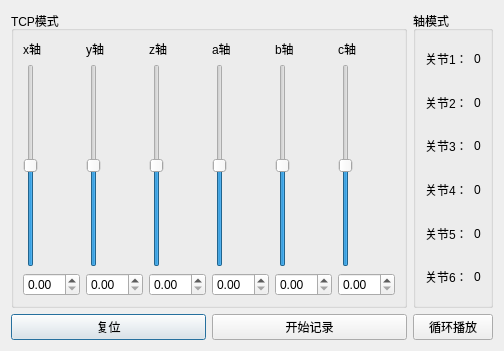
<?xml version="1.0" encoding="UTF-8"?>
<ui version="4.0">
 <class>SixJoints</class>
 <widget class="QDialog" name="SixJoints">
  <property name="geometry">
   <rect>
    <x>0</x>
    <y>0</y>
    <width>499</width>
    <height>351</height>
   </rect>
  </property>
  <property name="windowTitle">
   <string>轴控制模式</string>
  </property>
  <layout class="QGridLayout" name="gridLayout_3">
   <item row="0" column="0" colspan="2">
    <widget class="QGroupBox" name="groupBoxTCP">
     <property name="title">
      <string>TCP模式</string>
     </property>
     <layout class="QGridLayout" name="gridLayout">
      <item row="0" column="0">
       <widget class="QLabel" name="label_15">
        <property name="layoutDirection">
         <enum>Qt::RightToLeft</enum>
        </property>
        <property name="text">
         <string>x轴</string>
        </property>
        <property name="alignment">
         <set>Qt::AlignLeading|Qt::AlignLeft|Qt::AlignVCenter</set>
        </property>
       </widget>
      </item>
      <item row="0" column="3">
       <widget class="QLabel" name="label_13">
        <property name="text">
         <string>a轴</string>
        </property>
       </widget>
      </item>
      <item row="1" column="0">
       <widget class="QSlider" name="verticalSliderTCP1">
        <property name="minimum">
         <number>-50</number>
        </property>
        <property name="maximum">
         <number>50</number>
        </property>
        <property name="orientation">
         <enum>Qt::Vertical</enum>
        </property>
       </widget>
      </item>
      <item row="1" column="5">
       <widget class="QSlider" name="verticalSliderTCP6">
        <property name="minimum">
         <number>-50</number>
        </property>
        <property name="maximum">
         <number>50</number>
        </property>
        <property name="orientation">
         <enum>Qt::Vertical</enum>
        </property>
       </widget>
      </item>
      <item row="1" column="1">
       <widget class="QSlider" name="verticalSliderTCP2">
        <property name="minimum">
         <number>-50</number>
        </property>
        <property name="maximum">
         <number>50</number>
        </property>
        <property name="orientation">
         <enum>Qt::Vertical</enum>
        </property>
       </widget>
      </item>
      <item row="2" column="0">
       <widget class="QDoubleSpinBox" name="doubleSpinBoxTCP1"/>
      </item>
      <item row="0" column="2">
       <widget class="QLabel" name="label_14">
        <property name="text">
         <string>z轴</string>
        </property>
       </widget>
      </item>
      <item row="2" column="1">
       <widget class="QDoubleSpinBox" name="doubleSpinBoxTCP2"/>
      </item>
      <item row="1" column="2">
       <widget class="QSlider" name="verticalSliderTCP3">
        <property name="minimum">
         <number>-50</number>
        </property>
        <property name="maximum">
         <number>50</number>
        </property>
        <property name="orientation">
         <enum>Qt::Vertical</enum>
        </property>
       </widget>
      </item>
      <item row="0" column="1">
       <widget class="QLabel" name="label_17">
        <property name="text">
         <string>y轴</string>
        </property>
        <property name="alignment">
         <set>Qt::AlignLeading|Qt::AlignLeft|Qt::AlignVCenter</set>
        </property>
       </widget>
      </item>
      <item row="0" column="4">
       <widget class="QLabel" name="label_16">
        <property name="text">
         <string>b轴</string>
        </property>
       </widget>
      </item>
      <item row="0" column="5">
       <widget class="QLabel" name="label_18">
        <property name="text">
         <string>c轴</string>
        </property>
       </widget>
      </item>
      <item row="1" column="3">
       <widget class="QSlider" name="verticalSliderTCP4">
        <property name="minimum">
         <number>-50</number>
        </property>
        <property name="maximum">
         <number>50</number>
        </property>
        <property name="orientation">
         <enum>Qt::Vertical</enum>
        </property>
       </widget>
      </item>
      <item row="1" column="4">
       <widget class="QSlider" name="verticalSliderTCP5">
        <property name="minimum">
         <number>-50</number>
        </property>
        <property name="maximum">
         <number>50</number>
        </property>
        <property name="orientation">
         <enum>Qt::Vertical</enum>
        </property>
       </widget>
      </item>
      <item row="2" column="2">
       <widget class="QDoubleSpinBox" name="doubleSpinBoxTCP3"/>
      </item>
      <item row="2" column="4">
       <widget class="QDoubleSpinBox" name="doubleSpinBoxTCP5"/>
      </item>
      <item row="2" column="3">
       <widget class="QDoubleSpinBox" name="doubleSpinBoxTCP4"/>
      </item>
      <item row="2" column="5">
       <widget class="QDoubleSpinBox" name="doubleSpinBoxTCP6"/>
      </item>
     </layout>
     <zorder>label_13</zorder>
     <zorder>verticalSliderTCP1</zorder>
     <zorder>verticalSliderTCP2</zorder>
     <zorder>label_18</zorder>
     <zorder>label_16</zorder>
     <zorder>label_15</zorder>
     <zorder>label_14</zorder>
     <zorder>label_17</zorder>
     <zorder>verticalSliderTCP4</zorder>
     <zorder>verticalSliderTCP5</zorder>
     <zorder>verticalSliderTCP6</zorder>
     <zorder>verticalSliderTCP3</zorder>
     <zorder>doubleSpinBoxTCP1</zorder>
     <zorder>doubleSpinBoxTCP2</zorder>
     <zorder>doubleSpinBoxTCP3</zorder>
     <zorder>doubleSpinBoxTCP4</zorder>
     <zorder>doubleSpinBoxTCP5</zorder>
     <zorder>doubleSpinBoxTCP6</zorder>
    </widget>
   </item>
   <item row="0" column="2">
    <widget class="QGroupBox" name="groupBoxJoint">
     <property name="title">
      <string>轴模式</string>
     </property>
     <layout class="QGridLayout" name="gridLayout_2">
      <item row="0" column="0">
       <widget class="QLabel" name="label_21">
        <property name="layoutDirection">
         <enum>Qt::RightToLeft</enum>
        </property>
        <property name="text">
         <string>关节1：</string>
        </property>
        <property name="alignment">
         <set>Qt::AlignLeading|Qt::AlignLeft|Qt::AlignVCenter</set>
        </property>
       </widget>
      </item>
      <item row="0" column="1">
       <widget class="QLabel" name="joint1">
        <property name="text">
         <string>0</string>
        </property>
       </widget>
      </item>
      <item row="1" column="0">
       <widget class="QLabel" name="label_23">
        <property name="text">
         <string>关节2：</string>
        </property>
        <property name="alignment">
         <set>Qt::AlignLeading|Qt::AlignLeft|Qt::AlignVCenter</set>
        </property>
       </widget>
      </item>
      <item row="1" column="1">
       <widget class="QLabel" name="joint2">
        <property name="text">
         <string>0</string>
        </property>
       </widget>
      </item>
      <item row="2" column="0">
       <widget class="QLabel" name="label_20">
        <property name="text">
         <string>关节3：</string>
        </property>
       </widget>
      </item>
      <item row="2" column="1">
       <widget class="QLabel" name="joint3">
        <property name="text">
         <string>0</string>
        </property>
       </widget>
      </item>
      <item row="3" column="0">
       <widget class="QLabel" name="label_19">
        <property name="text">
         <string>关节4：</string>
        </property>
       </widget>
      </item>
      <item row="3" column="1">
       <widget class="QLabel" name="joint4">
        <property name="text">
         <string>0</string>
        </property>
       </widget>
      </item>
      <item row="4" column="0">
       <widget class="QLabel" name="label_22">
        <property name="text">
         <string>关节5：</string>
        </property>
       </widget>
      </item>
      <item row="4" column="1">
       <widget class="QLabel" name="joint5">
        <property name="text">
         <string>0</string>
        </property>
       </widget>
      </item>
      <item row="5" column="0">
       <widget class="QLabel" name="label_24">
        <property name="text">
         <string>关节6：</string>
        </property>
       </widget>
      </item>
      <item row="5" column="1">
       <widget class="QLabel" name="joint6">
        <property name="text">
         <string>0</string>
        </property>
       </widget>
      </item>
     </layout>
    </widget>
   </item>
   <item row="1" column="0">
    <widget class="QPushButton" name="pushButtonReset">
     <property name="text">
      <string>复位</string>
     </property>
    </widget>
   </item>
   <item row="1" column="1">
    <widget class="QPushButton" name="record">
     <property name="text">
      <string>开始记录</string>
     </property>
    </widget>
   </item>
   <item row="1" column="2">
    <widget class="QPushButton" name="start">
     <property name="text">
      <string>循环播放</string>
     </property>
    </widget>
   </item>
  </layout>
 </widget>
 <resources/>
 <connections/>
</ui>
